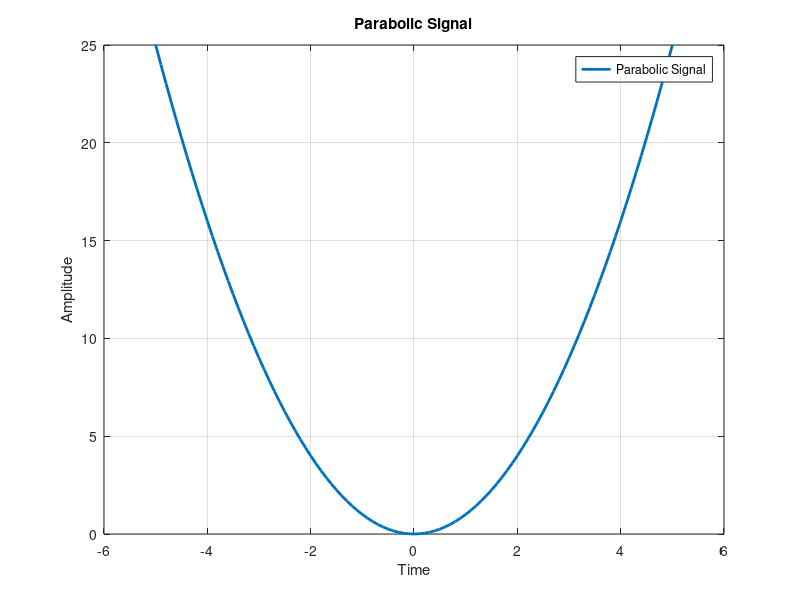

The MATLAB script that drew this image:
clc 
clear all
tmin = -5;
td =0.1;
tmax =5;
t=tmin:td:tmax;
x =  t .* t;

plot(t,x, 'LineWidth', 2);
title('Parabolic Signal');
xlabel('Time'); 
ylabel('Amplitude');
grid on;

legend('Parabolic Signal');
